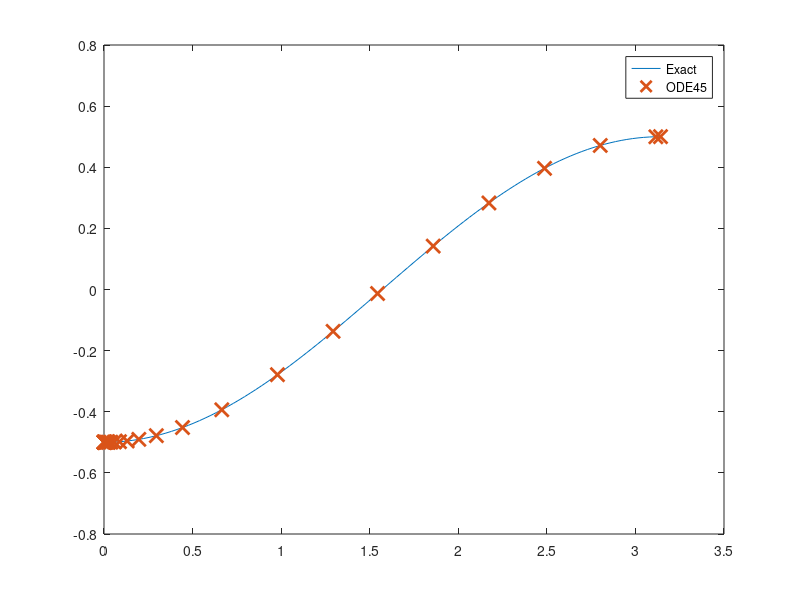

This figure's MATLAB source: (Note: this script raises an error after producing the figure.)
%% Integrator Lab: Solving First Order ODEs in MATLAB and Picard Approximation
% This lab will teach you to numerically solve first order ODEs using a built 
% in MATLAB integrator, |ode45|.  |ode45| is a good, general purpose tool for 
% integrating first order equations (and first order systems). It is not always 
% the right algorithm, but it is usually the right algorithm to try first. This 
% lab will also teach you how to manipulate symbolic functions in MATLAB.
% 
% You will learn how to use the |ode45| routine, how to interpolate between 
% points, and how MATLAB handles data structures. You will also learn how to use 
% MATLAB for exact symbolic calculations and write your own Picard approximation 
% code.
% 
% Opening the m-file lab2.m in the MATLAB editor, step through each part using 
% cell mode to see the results. Compare the output with the PDF, which was generated 
% from this m-file.
% 
% There are eight exercises in this lab that are to be handed in at the end 
% of the lab. Write your solutions in the template, including appropriate descriptions 
% in each step. Save the .m file and submit it online using Quercus.
%% Student Information
% Student Name: Yoonho Kim
% 
% Student Number: 1008035635
%% Set up an inline function representation of an ODE and solve it
% MATLAB has many built in routines for solving differential equations of the 
% form
% 
% |y' = f(t,y)|
% 
% We will solve them using |ode45|, a high precision integrator. To do this, 
% we will need to construct an inline function representation of |f|, an initial 
% condition, and specify how far we want MATLAB to integrate the problem. Once 
% we have set these, we pass the information to |ode45| to get the solution.
% 
% For a first example, we will solve the initial value problem
% 
% |y' = y, y(0) = 1|
% 
% which has as its answer |y = e^t|.

% Set up the right hand side of the ODE as an inline function
f = @(t,y) y;

% The initial conditions
t0 = 0;
y0 = 1;

% The time we will integrate until
t1 = 2;

soln = ode45(f, [t0, t1], y0);
%% Examining the output
% When we execute the |ode45|, it returns a data structure, stored in soln. 
% We can see the pieces of the data structure with a display command:

disp(soln);
%% Understanding the components of the solution data structure
% The most important elements of the data structure are stored in the |x| and 
% |y| components of the structure; these are vectors. Vectors |x| and |y| contain 
% the points at which the numerical approximation to the initial vlaue problem 
% has been computed. In other words, |y(j)| is the approximate value of the solution 
% at |x(j)|.
% 
% *NOTE:* Even though we may be studying a problem like |u(t)| or |y(t)|, MATLAB 
% will always use |x| for the independent variable and |y| for the dependent variable 
% in the data structure.
% 
% Pieces of the data structure can be accessed using a period, as in C/C++ or 
% Java. See the examples below:

% Display the values of |t| at which |y(t)| is approximated
fprintf(' Vector of t values: ');
disp(soln.x);
% Display the the corresponding approximatations of |y(t)|
fprintf(' Vector of y values: ');
disp(soln.y);

% Display the approximation of the solution at the 3rd point:
fprintf(' Third element of the vector of t values: %g\n',soln.x(3));
fprintf(' Third element of the vector of y values: %g\n',soln.y(3));
%% Visualizing and comparing the solution
% We can now visualize the solution at the computed data points and compare 
% with the exact solution.

% Construct the exact solution
tt = linspace(0,2,50);
yy = exp(tt);

% Plot both on the same figure, plotting the approximation with x's
plot(tt, yy, soln.x, soln.y, 'x', 'MarkerSize',10, 'LineWidth', 2);
% NOTE: the MarkerSize and LineWidth are larger than their defaults of 6
% and 1, respectively.  This makes the print out more readable.

% Add a label to the axis and a legend
xlabel('t');
legend('Exact', 'Numerical','Location','Best');
%% Exercise 1
% Objective: Solve an initial value problem and plot both the numerical approximation 
% and the corresponding exact solution.
% 
% Details: Solve the IVP
% 
% |y' = y tan t + sin t, y(0) = -1/2|
% 
% from |t = 0| to |t = pi|.
% 
% Compute the exact solution (by hand), and plot both on the same figure for 
% comparison, as above.
% 
% Your submission should show the construction of the inline function, the use 
% of ode45 to obtain the solution, a construction of the exact solution, and a 
% plot showing both. In the comments, include the exact solution.
% 
% Label your axes and include a legend.

% Solution for Exercise 1
f = @(t,y) y*tan(t) + sin(t);

t0 = 0
y0 = -1/2

t1 = pi; % Upper bound

solution = ode45(f, [t0, t1], y0); % Compute solution using ode45

% Constructing exact solution
% Exact solution: y = (sint)^2 / 2cost - 1/2cost
tvals = linspace(0,pi,100);
yvals = (((sin(tvals)).^2 )./ (2.*cos(tvals))) - (1./(2.*cos(tvals)));

% Plotting exact solution and ode45 solution on same graph
plot(tvals, yvals, solution.x,solution.y, 'x', 'MarkerSize',10, 'LineWidth', 2)
legend('Exact', 'ODE45')
%% Computing an approximation at a specific point
% As you should be able to see by examining |soln.x|, ode45 returns the solution 
% at a number of points between |t0| and |t1|. But sometimes we want to know the 
% solution at some intermediate point.
% 
% To obtain this value, we need to interpolate it in a consistent way. Fortunately, 
% MATLAB provides a convenient function, |deval|, specifically for this.

% Compute the solution at t = .25:
deval(soln, .25)

% Compute the solution at t = 1.6753:
fprintf(' Solution at 1.6753: %g\n', deval(soln, 1.6753));

% Compute the solution at 10 grid points between .45 and 1.65:
tinterp = linspace(.45, 1.65, 10);
deval(soln, tinterp)

% Alternatively:
deval(soln, linspace(.45, 1.65, 10))
%% Exercise 2
% Objective: Interpolate a solution at a number of grid points
% 
% Details: For the solution you computed in exercise 1, use deval to compute 
% the interpolated values at 10 grid points between 2 and 3.

% Solution for Exercise 2
interp = linspace (2, 3, 10)

deval(solution, interp);
%% Errors, Step Sizes, and Tolerances
% As you may have noticed, in contrast to the IODE software, at no point do 
% we set a step size for our solution. Indeed, the step size is set adaptively 
% to conform to a specified error tolerance.
% 
% Roughly speaking, given the solution at |(t_j, y_j)|, |ode45| computes two 
% approximations of the solution at |t_{j+1} = t_j + h|; one is of greater accuracy 
% than the other. If the difference is below a specified tolerance, the step is 
% accepted and we continue. Otherwise the step is rejected and the smaller step 
% size, |h|, is used; it is often halved.
% 
% We can compute the global truncation error at each solution point, figure 
% out the maximum error, and visualize this error (on a linear-log scale):

% Compute the exact solution
yexact = exp(soln.x);

% Compute the pointwise error; note the use of MATLAB's vectorization
err = abs(yexact - soln.y);

disp(err);

fprintf('maximum error: %g \n', max(err));

semilogy(soln.x, err, 'LineWidth', 2);
xlabel('t');
ylabel('error');
%% Exercise 3
% Objective: Examine the error of a solution generated by |ode45|
% 
% Details: For your solution to exercise 1, compute the pointwise error, identify 
% the maximum value of the error, and visualize the error on a linear-log plot 
% (use semilogy to plot the log of the error vs. t). Write in the comments where 
% the error is largest, and give a brief (1-2 sentences) explanation of why it 
% is largest there. Make sure to label your axes.

% Solution for Exercise 3
yexac = (((sin(solution.x)).^2) ./ (2.*cos(solution.x))) - (1./(2.*cos(solution.x)));
error = abs(yexac - solution.y);
disp(error); % Display error values

fprintf("The max error is: %g \n", max(error));

[maxerror, Index] = max(error) % Find the max error
solution.x(10) % Max error occurs at x = 1.5588

semilogy(solution.x, error); % Plot error graph
xlabel('t');
ylabel('error');

% EXPLANATION FOR MAX ERROR
%{ The max error occurs at x = 1.558 and is 1.806e-5. The maximum error occurs here
% because in the graph of the actual solution, the point where max error
% occurs corresponds directly to the point of inflection in the graph where
% the concavity of the graph changes.
%% Exercise 4
% Objective: Solve and visualize a nonlinear ode using ode45
% 
% Details: Solve the IVP
% 
% |y' = 1 / y^2 , y(1) = 1|
% 
% from |t=1| to |t=10| using |ode45|. Find the exact solution and compute the 
% maximum pointwise error. Then plot the approximate solution and the exact solution 
% on the same axes.
% 
% Your solution should show the definition of the inline function, the computation 
% of its solution in this interval, the computation of the exact solution at the 
% computed grid points, the computation of the maximum error, and a plot of the 
% exact and approximate solutions.

%Your axes should be appropriately labeled and include a legend.
f = @(t,y) 1./(y.^2) % Inline function definition
t0 = 1; % Initial conditions and upper bounds
t1 = 10;
y0 = 1;

solution1 = ode45(f,[t0,t1],y0); % Computation of solution using ode45

% Formation of exact solution
tvalues = linspace(1,10,100); % Create an array to contain tvalues
yvalues = (3.*tvalues -2).^(1/3) % Compute solution for each corresponding tvalue

plot(solution1.x,solution1.y, tvalues,yvalues, 'x', 'MarkerSize', 2, 'LineWidth', 2)

% Computing error

yexa = (3.*(solution1.x) -2).^(1/3) % Calculate exact values using formula
error = abs(yexa - solution1.y); % Calculate second set of errors

fprintf("The max error is: %g\n", max(error));

plot(solution1.x,solution1.y, tvalues,yvalues, 'x', 'MarkerSize', 2, 'LineWidth', 2)
xlabel('t');
ylabel('y');
legend("ode45", "exact")
%% Exercise 5
% Objective: Solve and visualize an ODE that cannot be solved by hand with |ode45|.
% 
% Details: Solve the IVP
% 
% |y' = 1 - t y / 2, y(0) = -1|
% 
% from |t=0| to |t=10|.
% 
% Your solution should show you defining the inline function, computing the 
% solution in this interval, and plotting it.
% 
% Your axes should be appropriately labeled

% Solution for Exercise 5
func = @(t,y) 1 - t.*(y./2) % Inline function definition
t0 = 0 % Setup initial conditions and bounds
t1 = 10
y0 = -1

solutn = ode45(func, [t0, t1], y0); % Compute soln with ode45

plot(solutn.x, solutn.y) % Plot of solution
xlabel('t');
ylabel('y');
%% Exercise 6 - When things go wrong
% Objective: Solve an ode and explain the warning message
% 
% Details: Solve the IVP:
% 
% |y' = y^3 - t^2, y(0) = 1|
% 
% from |t=0| to |t=1|.
% 
% Your solution should show you defining the inline function, and computing 
% the solution in this interval.
% 
% If you try to plot the solution, you should find that the solution does not 
% make it all the way to t = 1.
% 
% In the comments explain why MATLAB generates the warning message that you 
% may see, or fails to integrate all the way to t=1. HINT: Try plotting the direction 
% field for this with IODE.

% Solution for Exercise 6
func1 = @(t,y) y.^3 - t.^2; % Inline function
t0 = 0
t1 = 1
y0 = 1

soln2 = ode45(func1, [t0,t1], y0); % Computing soln with ode45

plot(soln2.x, soln2.y); % Plot of solution

% Matlab fails to integrate all the way to t = 1, and only gets as far as a
% bit past t = 0.5. If we plot the directional field for the ODE with the
% specific initial conditions, we can see that the function increases
% towards infinity before t can reach a value of 1. This is why MATLAB
% fails to integrate all the way to t=1.
%% Using symbolic variables to define functions
% We can define symbolic variables to let MATLAB know that these variables will 
% be used for exact computations

% Start by defining the variables as symbolic
syms t s x y

% Define a function by simply writing its expression

f = cos(t)
g = sin(t)
h = exp(2*x)

% We can manipulate these functions

simplify(f^2+g^2)
diff(h)

% We can plot a function defined symbolically using the command |ezplot|.
% Learn about the command |ezplot|:

help ezplot

% Plot the function |f(t)| and |h(x)|

ezplot(f)
ezplot(h)
%% 
% If we try to evaluate the function |f(0)|, we get an error message.
% 
% The symbolic variables are not meant to be used to evaluate functions, but 
% to manipulate functions, compute derivatives, etc. To evaluate a function using 
% symbolic variables is a little cumbersome:

% We need to substitute the variable by a value:

subs(f,t,pi)
%% 
% This expression means: In the expression |f|, substitute the variable |t| 
% by the number |pi|.

% If we use a value where the cosine does not have a "nice" expression, we
% need to approximate the result:

subs(f,t,2)

% We need to use the command |eval|

eval(subs(f,t,2))
%% Exercise 7
% Objective: Define a function using symbolic variables and manipulate it.
% 
% Details: Define the function |f(x) = sin(x)cos(x)|
% 
% Use MATLAB commands to obtain a simpler form of this function, compute value 
% of this function for |x=pi/4| and |x=1|, and plot its graph.

% Solution for Exercise 7
% GRAPH ISNT PLOTTING
syms t s x y
functi = sin(x)*cos(x)

disp(simplify(functi));
disp(diff(functi));

disp(subs(functi,x,pi/4));
disp(subs(functi,x,1));
eval(subs(functi,x,pi/4));
eval(subs(functi,x,1));

ezplot(functi);
%% Obtaining Picard approximations
% Consider an initial value problem
% 
% |y' = 1 + y| |y(0) = 0|
% 
% First we need to define the variables we will be using

syms t s y;

% We then need to define the function f

f = 1+y; % we define it without the @(t,y) because it is a symbolic function

% We set up our initial approximation phi_0 = 0:

phi=[sym(0)];   % we will keep a list with all the approximations

% Set up a loop to get successive approximations using Picard iterations

N=5;

for i = 1:N
    func=subs(f,y,phi(i));    % prepare function to integrate: y -> previous phi
    func=subs(func,t,s);      % variable of integration is s, so we need to change
    % t -> s
    
    newphi = int(func, s, 0 ,t);   % integrate to find next approximation
    
    phi=cat(2,phi,[newphi]);       % update the list of approximations by adding new phi
end

% Show the last approximation

phi(N+1)

% Plot the approximation just found

picard=ezplot(phi(N+1),[0,5]);
set(picard,'Color','green');         % set the color of the graph to green

% In this case, the exact solution is
%
% |y=e^t-1|
%
% Compare the approximation and the exact solutions

hold on;
exact=ezplot(exp(t)-1,[0,5]);

xlabel('t');
ylabel('y');
title('Picard Approximations');
legend('Picard Approximation', 'Exact Solution','Location','NorthWest');
%% Exercise 8
%%
% 
%  Objective: Solve your own Picard Approximation and compare it to the
%  exact solution.
%
%%
% 
%  Details: Consider the IVP
%     | y' = 1+y^2|
%     | y(0) = 1 |
%
%% 
% Find the Picard approximation phi_5. For better efficiency, do not keep all 
% the previous approximations.
% 
% Compute the exact solution (by hand), and plot both on the same figure for 
% comparison, as above.
% 
% Label your axes and include a legend.
% 
% HINT. The initial condition has 1 instead of 0, so the Picard method needs 
% to be adapted.

% Solution for Exercise 8
% FIX LEGEND AND EXTRA GRAPHS
syms t s y

f = 1 + y.^2;
phi = [sym(1)];

N = 5;

for j = 1:N
    func = subs(f,y,phi(j));
    func = subs(func, t, s);
    nuphi = 1 + int(func, s, 0 ,t);
    phi = cat(2, phi, [nuphi]);
end

% Show last approximation

phi(N+1);

% Plot the picard approximation

picardapprox = ezplot(phi(N+1), [0,5]);
set(picardapprox, 'Color', 'green');

% The exact solution is |y = tan(t+pi/4)|
% We will compare the exact and picard approximation solutions
% on the same graph

hold on;

exactsoln = ezplot(tan(t+(pi/4)), [0,5]);
set(exactsoln, 'Color', 'blue');

xlabel('t');
ylabel('y');
title('Picard Approximations of dy/dt = 1+y^2');
legend('Picard Approximation', 'Exact Solution', 'Location', 'northeast');